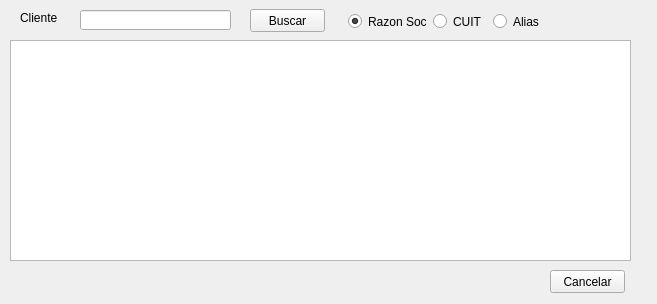
<?xml version="1.0" encoding="UTF-8"?>
<ui version="4.0">
 <class>B_Clientes</class>
 <widget class="QWidget" name="B_Clientes">
  <property name="geometry">
   <rect>
    <x>0</x>
    <y>0</y>
    <width>657</width>
    <height>304</height>
   </rect>
  </property>
  <property name="minimumSize">
   <size>
    <width>657</width>
    <height>304</height>
   </size>
  </property>
  <property name="maximumSize">
   <size>
    <width>657</width>
    <height>304</height>
   </size>
  </property>
  <property name="windowTitle">
   <string>Busqueda de Clientes</string>
  </property>
  <property name="windowIcon">
   <iconset>
    <normaloff>Iconos/Icon.ico</normaloff>Iconos/Icon.ico</iconset>
  </property>
  <widget class="QLineEdit" name="Line_Cliente">
   <property name="geometry">
    <rect>
     <x>80</x>
     <y>10</y>
     <width>151</width>
     <height>20</height>
    </rect>
   </property>
  </widget>
  <widget class="QPushButton" name="B_Buscar">
   <property name="geometry">
    <rect>
     <x>250</x>
     <y>9</y>
     <width>75</width>
     <height>23</height>
    </rect>
   </property>
   <property name="focusPolicy">
    <enum>Qt::ClickFocus</enum>
   </property>
   <property name="text">
    <string>Buscar</string>
   </property>
   <property name="autoDefault">
    <bool>true</bool>
   </property>
  </widget>
  <widget class="QLabel" name="L_Cliente">
   <property name="geometry">
    <rect>
     <x>20</x>
     <y>10</y>
     <width>60</width>
     <height>16</height>
    </rect>
   </property>
   <property name="text">
    <string>Cliente</string>
   </property>
  </widget>
  <widget class="QTableWidget" name="Tabla_Clientes">
   <property name="geometry">
    <rect>
     <x>10</x>
     <y>40</y>
     <width>621</width>
     <height>221</height>
    </rect>
   </property>
   <property name="toolTip">
    <string/>
   </property>
   <property name="statusTip">
    <string/>
   </property>
   <property name="accessibleName">
    <string/>
   </property>
   <property name="defaultDropAction">
    <enum>Qt::IgnoreAction</enum>
   </property>
   <property name="selectionMode">
    <enum>QAbstractItemView::SingleSelection</enum>
   </property>
   <property name="selectionBehavior">
    <enum>QAbstractItemView::SelectRows</enum>
   </property>
   <property name="columnCount">
    <number>0</number>
   </property>
   <attribute name="horizontalHeaderVisible">
    <bool>true</bool>
   </attribute>
   <attribute name="horizontalHeaderDefaultSectionSize">
    <number>200</number>
   </attribute>
   <attribute name="verticalHeaderVisible">
    <bool>false</bool>
   </attribute>
  </widget>
  <widget class="QPushButton" name="B_Canc">
   <property name="geometry">
    <rect>
     <x>550</x>
     <y>270</y>
     <width>75</width>
     <height>23</height>
    </rect>
   </property>
   <property name="focusPolicy">
    <enum>Qt::ClickFocus</enum>
   </property>
   <property name="text">
    <string>Cancelar</string>
   </property>
   <property name="shortcut">
    <string>Esc</string>
   </property>
   <property name="autoDefault">
    <bool>true</bool>
   </property>
  </widget>
  <widget class="QWidget" name="layoutWidget">
   <property name="geometry">
    <rect>
     <x>348</x>
     <y>12</y>
     <width>196</width>
     <height>19</height>
    </rect>
   </property>
   <layout class="QHBoxLayout" name="horizontalLayout">
    <item>
     <widget class="QRadioButton" name="R_Razon">
      <property name="focusPolicy">
       <enum>Qt::ClickFocus</enum>
      </property>
      <property name="text">
       <string>Razon Social</string>
      </property>
      <property name="checked">
       <bool>true</bool>
      </property>
     </widget>
    </item>
    <item>
     <widget class="QRadioButton" name="R_Cuit">
      <property name="focusPolicy">
       <enum>Qt::ClickFocus</enum>
      </property>
      <property name="text">
       <string>CUIT</string>
      </property>
     </widget>
    </item>
    <item>
     <widget class="QRadioButton" name="R_Alias">
      <property name="focusPolicy">
       <enum>Qt::ClickFocus</enum>
      </property>
      <property name="text">
       <string>Alias</string>
      </property>
     </widget>
    </item>
   </layout>
  </widget>
 </widget>
 <tabstops>
  <tabstop>Line_Cliente</tabstop>
  <tabstop>Tabla_Clientes</tabstop>
  <tabstop>B_Buscar</tabstop>
  <tabstop>B_Canc</tabstop>
 </tabstops>
 <resources/>
 <connections>
  <connection>
   <sender>Line_Cliente</sender>
   <signal>textChanged(QString)</signal>
   <receiver>B_Clientes</receiver>
   <slot>QueryClientes()</slot>
   <hints>
    <hint type="sourcelabel">
     <x>135</x>
     <y>19</y>
    </hint>
    <hint type="destinationlabel">
     <x>328</x>
     <y>151</y>
    </hint>
   </hints>
  </connection>
  <connection>
   <sender>B_Canc</sender>
   <signal>clicked()</signal>
   <receiver>B_Clientes</receiver>
   <slot>Cerrar()</slot>
   <hints>
    <hint type="sourcelabel">
     <x>587</x>
     <y>281</y>
    </hint>
    <hint type="destinationlabel">
     <x>328</x>
     <y>151</y>
    </hint>
   </hints>
  </connection>
  <connection>
   <sender>Tabla_Clientes</sender>
   <signal>cellClicked(int,int)</signal>
   <receiver>B_Clientes</receiver>
   <slot>Resultados()</slot>
   <hints>
    <hint type="sourcelabel">
     <x>320</x>
     <y>150</y>
    </hint>
    <hint type="destinationlabel">
     <x>328</x>
     <y>151</y>
    </hint>
   </hints>
  </connection>
  <connection>
   <sender>Tabla_Clientes</sender>
   <signal>cellActivated(int,int)</signal>
   <receiver>B_Clientes</receiver>
   <slot>Resultados()</slot>
   <hints>
    <hint type="sourcelabel">
     <x>320</x>
     <y>150</y>
    </hint>
    <hint type="destinationlabel">
     <x>328</x>
     <y>151</y>
    </hint>
   </hints>
  </connection>
  <connection>
   <sender>B_Buscar</sender>
   <signal>clicked()</signal>
   <receiver>B_Clientes</receiver>
   <slot>QueryClientes()</slot>
   <hints>
    <hint type="sourcelabel">
     <x>287</x>
     <y>20</y>
    </hint>
    <hint type="destinationlabel">
     <x>328</x>
     <y>151</y>
    </hint>
   </hints>
  </connection>
  <connection>
   <sender>R_Alias</sender>
   <signal>clicked()</signal>
   <receiver>B_Clientes</receiver>
   <slot>setFocus()</slot>
   <hints>
    <hint type="sourcelabel">
     <x>518</x>
     <y>21</y>
    </hint>
    <hint type="destinationlabel">
     <x>328</x>
     <y>151</y>
    </hint>
   </hints>
  </connection>
  <connection>
   <sender>R_Cuit</sender>
   <signal>clicked()</signal>
   <receiver>B_Clientes</receiver>
   <slot>setFocus()</slot>
   <hints>
    <hint type="sourcelabel">
     <x>462</x>
     <y>21</y>
    </hint>
    <hint type="destinationlabel">
     <x>328</x>
     <y>151</y>
    </hint>
   </hints>
  </connection>
  <connection>
   <sender>R_Razon</sender>
   <signal>clicked()</signal>
   <receiver>B_Clientes</receiver>
   <slot>setFocus()</slot>
   <hints>
    <hint type="sourcelabel">
     <x>390</x>
     <y>21</y>
    </hint>
    <hint type="destinationlabel">
     <x>328</x>
     <y>151</y>
    </hint>
   </hints>
  </connection>
 </connections>
 <slots>
  <slot>Resultados()</slot>
  <slot>QueryClientes()</slot>
  <slot>Cerrar()</slot>
 </slots>
</ui>
